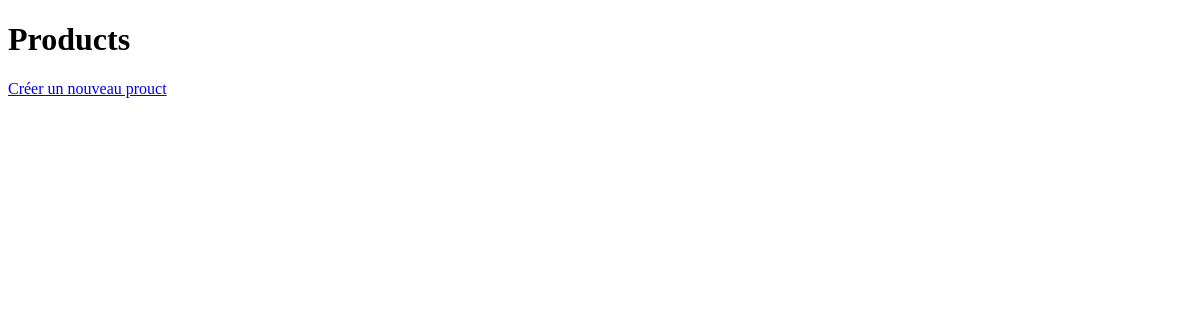
The app's page /products/, older data.
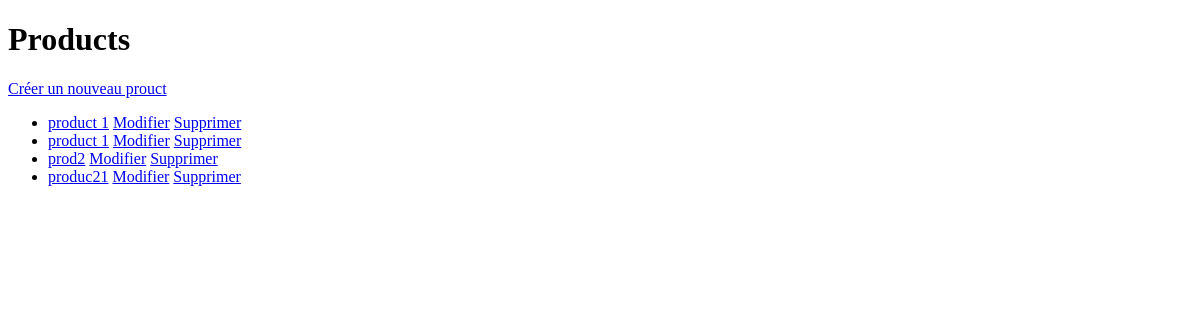
The same page, newer data.
### products/models.py (models this page shows, shortened)
class Product(models.Model):
    name = models.CharField(max_length=100)
    price = models.DecimalField(max_digits=10, decimal_places=2)
    description = models.TextField()
    date_added = models.DateTimeField(auto_now_add=True)

### products/views.py (the view)
# urls.py: path('',ProductListView.as_view(),name='product_list'),
class ProductListView(ListView):
    model = Product
    template_name = 'products/product_list.html'      # Template pour afficher la liste
    context_object_name = 'products'        # Nom de la variable dans le template

### templates/products/product_list.html
{% extends "base.html" %}
{% block content %}
<h1>Products</h1>
<a href="{% url 'product_create' %}">Créer un nouveau prouct</a>
<ul>
    {% for product in products %}
        <li>
            <a href="{% url 'product_detail' product.pk %}">{{ product.name }}</a>
            <a href="{% url 'product_update' product.pk %}">Modifier</a>
            <a href="{% url 'product_delete' product.pk %}">Supprimer</a>
        </li>
    {% endfor %}
</ul>
{% endblock %}

Row changes from the older to the newer data that the page shows:
added Product: name "product 1"
added Product: name "product 1"
added Product: name "prod2"
added Product: name "produc21"
